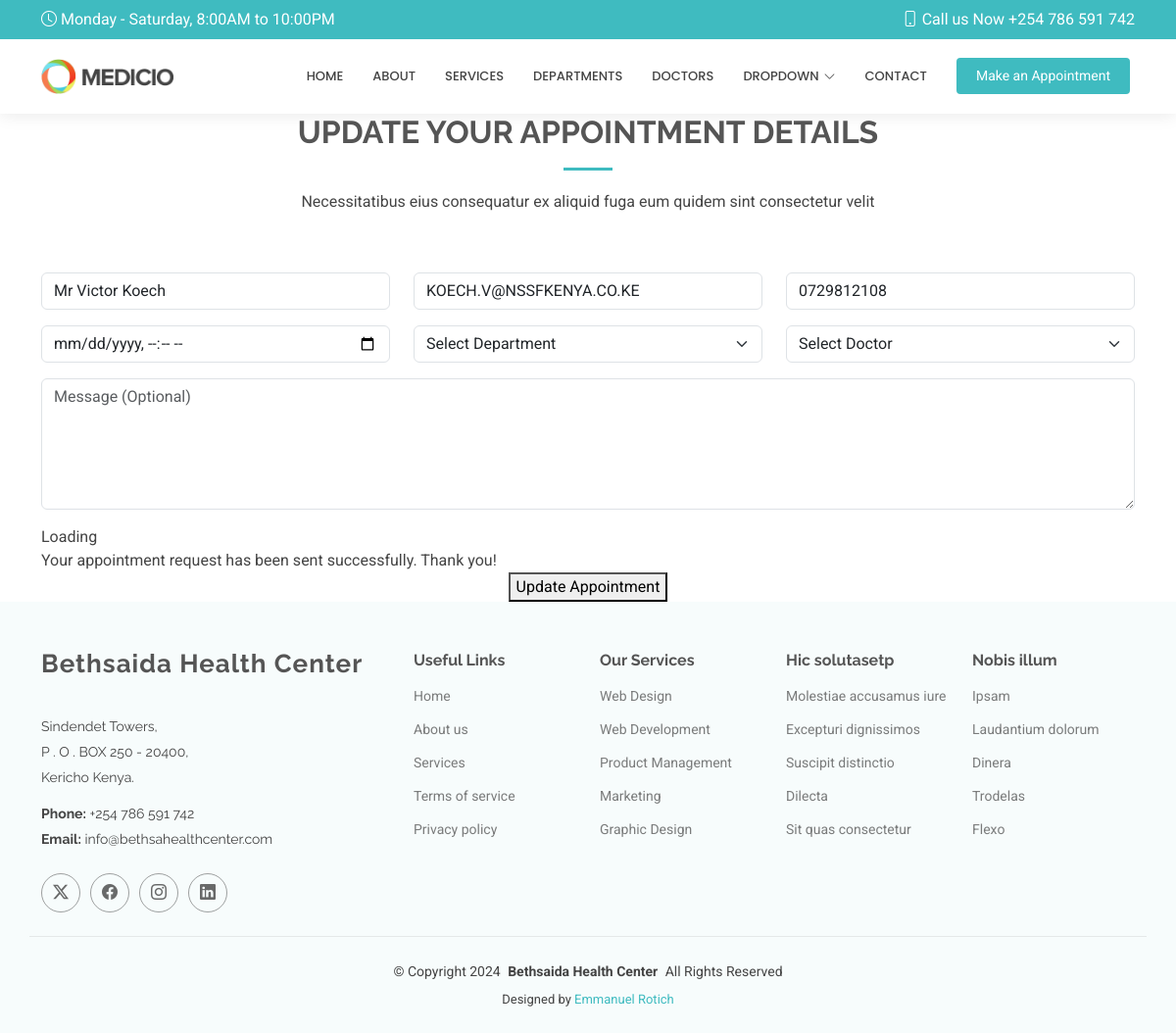
Screenshot of /edit/5 with the database file from the repository.
### myapp/models.py (models this page shows, shortened)
class Appointment(models.Model):
    name = models.CharField(max_length=20)
    email = models.EmailField()
    phone = models.CharField(max_length=20)
    date = models.DateTimeField()
    department = models.CharField(max_length=20)
    doctor = models.CharField(max_length=20)
    message = models.TextField()

### myapp/views.py (the view)
# urls.py: path('edit/<int:id>', views.edit, name='edit'),
def edit(request,id):
    editappointment=Appointment.objects.get(id=id)
    return render(request, 'edit.html', {'appointment': editappointment})

### templates/edit.html (shortened to what this page needs)
{% extends 'starter-page.html' %}
{% load static %}
{% block body %}
      <div class="container section-title" data-aos="fade-up">
        <h2>UPDATE YOUR  APPOINTMENT DETAILS</h2>
        <p>Necessitatibus eius consequatur ex aliquid fuga eum quidem sint consectetur velit</p>
      </div>
      <div class="container" data-aos="fade-up" data-aos-delay="100">
        <form method="POST" action="/update/{{ appointment.id }}">
          <div class="row">
            <div class="col-md-4 form-group">
              <input type="text" value="{{ appointment.name }}" name="name" class="form-control" id="name" placeholder="Your Name" required="">
            </div>
            <div class="col-md-4 form-group mt-3 mt-md-0">
              <input type="email" value="{{ appointment.email }}" class="form-control" name="email" id="email" placeholder="Your Email" required="">
            </div>
            <div class="col-md-4 form-group mt-3 mt-md-0">
              <input type="tel" value="{{ appointment.phone }}" class="form-control" name="phone" id="phone" placeholder="Your Phone" required="">
            </div>
          </div>
          <div class="row">
            <div class="col-md-4 form-group mt-3">
              <input type="datetime-local" value="{{ appointment.date }}" name="date" class="form-control datepicker" id="date" placeholder="Appointment Date" required="">
            </div>
            <div class="col-md-4 form-group mt-3">
              <select name="department" id="department" class="form-select" required="">
                <option value="">Select Department</option>
              </select>
            </div>
            <div class="col-md-4 form-group mt-3">
              <select name="doctor" id="doctor" class="form-select" required="">
                <option value="">Select Doctor</option>
              </select>
            </div>
          </div>
          <div class="form-group mt-3">
            <textarea class="form-control" name="message" rows="5" placeholder="Message (Optional)"></textarea>
          </div>
          <div class="mt-3">
            <div class="loading">Loading</div>
            <div class="sent-message">Your appointment request has been sent successfully. Thank you!</div>
            <div class="text-center"><button type="submit">Update Appointment</button></div>
          </div>
        </form>
      </div>
{% endblock %}

### static/assets/css/main.css (style rules this page uses)
:root { --default-font: "Roboto", system-ui, -apple-system, "Segoe UI", Roboto, "Helvetica Neue", Arial, "Noto Sans", "Liberation Sans", sans-serif, "Apple Color Emoji", "Segoe UI Emoji", "Segoe UI Symbol", "Noto Color Emoji"; --heading-font: "Raleway", sans-serif; --nav-font: "Poppins", sans-serif; }
:root { --background-color: #ffffff; --default-color: #444444; --heading-color: #555555; --accent-color: #3fbbc0; --surface-color: #ffffff; --contrast-color: #ffffff; }
:root { --nav-color: #444444; --nav-hover-color: #3fbbc0; --nav-mobile-background-color: #ffffff; --nav-dropdown-background-color: #ffffff; --nav-dropdown-color: #444444; --nav-dropdown-hover-color: #3fbbc0; }
:root { scroll-behavior: smooth; }
body { color: var(--default-color); background-color: var(--background-color); font-family: var(--default-font); }
h1, h2, h3, h4, h5, h6 { color: var(--heading-color); font-family: var(--heading-font); }
.section-title { text-align: center; padding-bottom: 60px; position: relative; }
.section-title h2 { font-size: 32px; font-weight: 700; margin-bottom: 20px; padding-bottom: 20px; position: relative; }
.section-title h2:after { content: ""; position: absolute; display: block; width: 50px; height: 3px; background: var(--accent-color); left: 0; right: 0; bottom: 0; margin: auto; }
.section-title p { margin-bottom: 0; }

### rows the page displays
Appointment: name "Mr Victor Koech", email "KOECH.V@NSSFKENYA.CO.KE", phone "0729812108"
